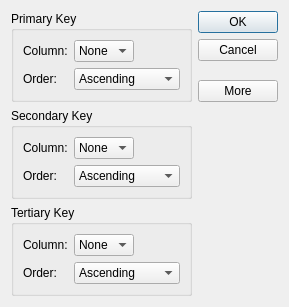
<?xml version="1.0" encoding="UTF-8"?>
<ui version="4.0">
 <class>SortDialog</class>
 <widget class="QDialog" name="SortDialog">
  <property name="geometry">
   <rect>
    <x>0</x>
    <y>0</y>
    <width>289</width>
    <height>303</height>
   </rect>
  </property>
  <property name="windowTitle">
   <string>Sort</string>
  </property>
  <layout class="QGridLayout" name="gridLayout_4">
   <item row="3" column="0">
    <widget class="QGroupBox" name="tertiaryGroupBox">
     <property name="title">
      <string>Tertiary Key</string>
     </property>
     <layout class="QGridLayout" name="gridLayout_3">
      <item row="1" column="1" colspan="2">
       <widget class="QComboBox" name="tertiaryOrderCombo">
        <item>
         <property name="text">
          <string>Ascending</string>
         </property>
        </item>
        <item>
         <property name="text">
          <string>Descending</string>
         </property>
        </item>
       </widget>
      </item>
      <item row="1" column="0">
       <widget class="QLabel" name="label_6">
        <property name="text">
         <string>Order:</string>
        </property>
       </widget>
      </item>
      <item row="0" column="2">
       <spacer name="horizontalSpacer_3">
        <property name="orientation">
         <enum>Qt::Horizontal</enum>
        </property>
        <property name="sizeHint" stdset="0">
         <size>
          <width>64</width>
          <height>20</height>
         </size>
        </property>
       </spacer>
      </item>
      <item row="0" column="1">
       <widget class="QComboBox" name="tertiaryColumnCombo">
        <item>
         <property name="text">
          <string>None</string>
         </property>
        </item>
       </widget>
      </item>
      <item row="0" column="0">
       <widget class="QLabel" name="label_5">
        <property name="text">
         <string>Column:</string>
        </property>
       </widget>
      </item>
     </layout>
    </widget>
   </item>
   <item row="0" column="0">
    <widget class="QGroupBox" name="primaryKeyGroupBox">
     <property name="title">
      <string>Primary Key</string>
     </property>
     <layout class="QGridLayout" name="gridLayout">
      <item row="0" column="0">
       <widget class="QLabel" name="label">
        <property name="text">
         <string>Column:</string>
        </property>
       </widget>
      </item>
      <item row="0" column="1">
       <widget class="QComboBox" name="primaryColumnCombo">
        <item>
         <property name="text">
          <string>None</string>
         </property>
        </item>
       </widget>
      </item>
      <item row="0" column="2">
       <spacer name="horizontalSpacer">
        <property name="orientation">
         <enum>Qt::Horizontal</enum>
        </property>
        <property name="sizeHint" stdset="0">
         <size>
          <width>63</width>
          <height>20</height>
         </size>
        </property>
       </spacer>
      </item>
      <item row="1" column="0">
       <widget class="QLabel" name="label_2">
        <property name="text">
         <string>Order:</string>
        </property>
       </widget>
      </item>
      <item row="1" column="1" colspan="2">
       <widget class="QComboBox" name="primaryOrderCombo">
        <item>
         <property name="text">
          <string>Ascending</string>
         </property>
        </item>
        <item>
         <property name="text">
          <string>Descending</string>
         </property>
        </item>
       </widget>
      </item>
     </layout>
    </widget>
   </item>
   <item row="2" column="0">
    <widget class="QGroupBox" name="secondaryGroupBox">
     <property name="title">
      <string>Secondary Key</string>
     </property>
     <layout class="QGridLayout" name="gridLayout_2">
      <item row="0" column="0">
       <widget class="QLabel" name="label_3">
        <property name="text">
         <string>Column:</string>
        </property>
       </widget>
      </item>
      <item row="0" column="1">
       <widget class="QComboBox" name="secondaryColumnCombo">
        <item>
         <property name="text">
          <string>None</string>
         </property>
        </item>
       </widget>
      </item>
      <item row="0" column="2">
       <spacer name="horizontalSpacer_2">
        <property name="orientation">
         <enum>Qt::Horizontal</enum>
        </property>
        <property name="sizeHint" stdset="0">
         <size>
          <width>64</width>
          <height>20</height>
         </size>
        </property>
       </spacer>
      </item>
      <item row="1" column="0">
       <widget class="QLabel" name="label_4">
        <property name="text">
         <string>Order:</string>
        </property>
       </widget>
      </item>
      <item row="1" column="1" colspan="2">
       <widget class="QComboBox" name="secondaryOrderCombo">
        <item>
         <property name="text">
          <string>Ascending</string>
         </property>
        </item>
        <item>
         <property name="text">
          <string>Descending</string>
         </property>
        </item>
       </widget>
      </item>
     </layout>
    </widget>
   </item>
   <item row="1" column="0">
    <spacer name="verticalSpacer_2">
     <property name="orientation">
      <enum>Qt::Vertical</enum>
     </property>
     <property name="sizeHint" stdset="0">
      <size>
       <width>20</width>
       <height>11</height>
      </size>
     </property>
    </spacer>
   </item>
   <item row="0" column="1">
    <layout class="QVBoxLayout" name="verticalLayout">
     <item>
      <widget class="QDialogButtonBox" name="cancelButton">
       <property name="orientation">
        <enum>Qt::Vertical</enum>
       </property>
       <property name="standardButtons">
        <set>QDialogButtonBox::Cancel|QDialogButtonBox::Ok</set>
       </property>
      </widget>
     </item>
     <item>
      <spacer name="verticalSpacer">
       <property name="orientation">
        <enum>Qt::Vertical</enum>
       </property>
       <property name="sizeHint" stdset="0">
        <size>
         <width>20</width>
         <height>13</height>
        </size>
       </property>
      </spacer>
     </item>
     <item>
      <widget class="QPushButton" name="moreButton">
       <property name="enabled">
        <bool>true</bool>
       </property>
       <property name="text">
        <string>More</string>
       </property>
       <property name="checkable">
        <bool>true</bool>
       </property>
       <property name="checked">
        <bool>false</bool>
       </property>
      </widget>
     </item>
    </layout>
   </item>
  </layout>
 </widget>
 <tabstops>
  <tabstop>primaryColumnCombo</tabstop>
  <tabstop>primaryOrderCombo</tabstop>
  <tabstop>secondaryColumnCombo</tabstop>
  <tabstop>secondaryOrderCombo</tabstop>
  <tabstop>tertiaryColumnCombo</tabstop>
  <tabstop>tertiaryOrderCombo</tabstop>
  <tabstop>moreButton</tabstop>
 </tabstops>
 <resources/>
 <connections>
  <connection>
   <sender>cancelButton</sender>
   <signal>accepted()</signal>
   <receiver>SortDialog</receiver>
   <slot>accept()</slot>
   <hints>
    <hint type="sourcelabel">
     <x>204</x>
     <y>61</y>
    </hint>
    <hint type="destinationlabel">
     <x>157</x>
     <y>274</y>
    </hint>
   </hints>
  </connection>
  <connection>
   <sender>cancelButton</sender>
   <signal>rejected()</signal>
   <receiver>SortDialog</receiver>
   <slot>reject()</slot>
   <hints>
    <hint type="sourcelabel">
     <x>230</x>
     <y>61</y>
    </hint>
    <hint type="destinationlabel">
     <x>286</x>
     <y>274</y>
    </hint>
   </hints>
  </connection>
  <connection>
   <sender>moreButton</sender>
   <signal>toggled(bool)</signal>
   <receiver>secondaryGroupBox</receiver>
   <slot>setVisible(bool)</slot>
   <hints>
    <hint type="sourcelabel">
     <x>247</x>
     <y>101</y>
    </hint>
    <hint type="destinationlabel">
     <x>151</x>
     <y>165</y>
    </hint>
   </hints>
  </connection>
  <connection>
   <sender>moreButton</sender>
   <signal>toggled(bool)</signal>
   <receiver>tertiaryGroupBox</receiver>
   <slot>setVisible(bool)</slot>
   <hints>
    <hint type="sourcelabel">
     <x>262</x>
     <y>92</y>
    </hint>
    <hint type="destinationlabel">
     <x>171</x>
     <y>234</y>
    </hint>
   </hints>
  </connection>
 </connections>
</ui>
